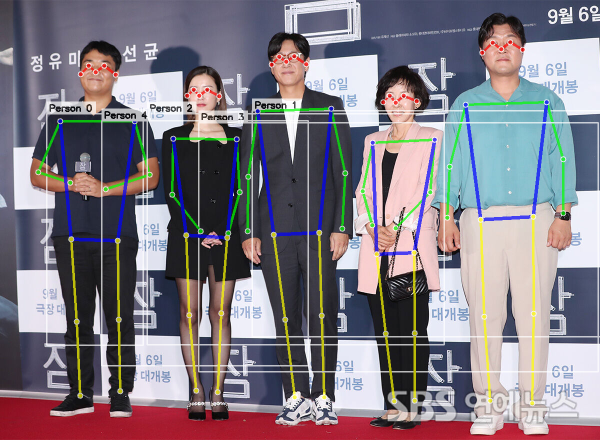
#> input picture personal_folder/najunghyun/image/260123_skeleton.png, 1200 x 880 px (shown at 1/2 size)
$ python -i visualize.py   (imports and definitions only)   (Python 2 division)
#> lines starting #> are read from the running program, lines starting #| are printed output that depends on the picture
# AI/services/pose-estimation/app/utils/visualize.py
"""스켈레톤 시각화 유틸리티 - 신체 부위별 색상 구분"""

"""
'face': 빨강        # 얼굴 (코, 눈, 귀)
'upper_body': 초록  # 상체 (어깨, 팔꿈치, 손목)
'torso': 파랑       # 몸통 (어깨-골반 연결)
'lower_body': 노랑  # 하체 (골반, 무릎, 발목)

얼굴: 3px (가늘게)
상체/하체: 4px (중간)
몸통: 5px (굵게, 중심 강조)
"""
import cv2
import numpy as np
from PIL import Image

# ============================================================================
# 설정 상수
# ============================================================================

# 신체 부위별 스켈레톤 연결 그룹
SKELETON_PARTS = {
    'face': [
        (0, 1), (0, 2),  # nose - eyes
        (1, 3), (2, 4),  # eyes - ears
    ],
    'upper_body': [
        (5, 6),          # shoulders
        (5, 7), (7, 9),  # left arm
        (6, 8), (8, 10), # right arm
    ],
    'torso': [
        (5, 11), (6, 12),  # shoulders - hips
        (11, 12),          # hip connection
    ],
    'lower_body': [
        (11, 13), (13, 15),  # left leg
        (12, 14), (14, 16),  # right leg
    ],
}

# 부위별 색상 (BGR 형식)
PART_COLORS = {
    'face': (0, 0, 255),        # 빨강
    'upper_body': (0, 255, 0),  # 초록
    'torso': (255, 0, 0),       # 파랑
    'lower_body': (0, 255, 255),# 노랑
}

# 부위별 선 두께
PART_THICKNESS = {
    'face': 3,
    'upper_body': 4,
    'torso': 5,
    'lower_body': 4,
}

# 키포인트 이름 순서 (ViTPose 모델이 반환하는 실제 이름)
KEYPOINT_NAMES = [
    "Nose", "L_Eye", "R_Eye", "L_Ear", "R_Ear",
    "L_Shoulder", "R_Shoulder", "L_Elbow", "R_Elbow",
    "L_Wrist", "R_Wrist", "L_Hip", "R_Hip",
    "L_Knee", "R_Knee", "L_Ankle", "R_Ankle"
]

# 키포인트 -> 부위 매핑 (자동 생성)
def _build_keypoint_part_mapping():
    """스켈레톤 연결 정보로부터 키포인트-부위 매핑 생성"""
    mapping = {}
    for part_name, connections in SKELETON_PARTS.items():
        for start_idx, end_idx in connections:
            mapping[start_idx] = part_name
            mapping[end_idx] = part_name
    return mapping

KEYPOINT_TO_PART = _build_keypoint_part_mapping()

# 시각화 설정
KEYPOINT_THRESHOLD = 0.1
BBOX_COLOR = (255, 255, 255)  # 흰색
BBOX_THICKNESS = 2
KEYPOINT_RADIUS = 6
KEYPOINT_INNER_RADIUS = 4
KEYPOINT_OUTLINE_COLOR = (255, 255, 255)
OVERLAY_ALPHA = 0.7  # 투명도

# ============================================================================
# 시각화 함수
# ============================================================================

def draw_skeleton(
    image: Image.Image,
    results: list[dict],
    keypoint_threshold: float = KEYPOINT_THRESHOLD,
    show_bbox: bool = True,
    show_keypoints: bool = True,
    show_frame: bool = True
) -> Image.Image:
    """
    이미지에 색상 구분된 스켈레톤 시각화

    Args:
        image: PIL 이미지
        results: detect() 반환값
        keypoint_threshold: 키포인트 표시 최소 신뢰도
        show_bbox: 바운딩 박스 그리기 여부 (RT-DETR bbox 사용)
        show_keypoints: 키포인트 그리기 여부
        show_frame: 스켈레톤 그리기 여부

    Returns:
        스켈레톤이 그려진 PIL 이미지
    """
    # PIL -> OpenCV (RGB -> BGR)
    img = cv2.cvtColor(np.array(image), cv2.COLOR_RGB2BGR)

    # 반투명 오버레이를 위한 레이어
    overlay = img.copy()

    for person in results:
        keypoints = person["keypoints"]

        # 키포인트를 dict로 변환 (name -> {x, y, score})
        kp_dict = {kp["name"]: kp for kp in keypoints}

        # 1. 바운딩 박스 그리기 (RT-DETR bbox 사용)
        if show_bbox:
            _draw_bbox(overlay, person)

        # 2. 색상 구분된 스켈레톤 그리기
        if show_frame:
            _draw_skeleton_lines(overlay, kp_dict, keypoint_threshold)

        # 3. 키포인트 그리기 (부위별 색상)
        if show_keypoints:
            _draw_keypoints(overlay, keypoints, keypoint_threshold)

    # 오버레이 블렌딩 (약간 투명하게)
    img = cv2.addWeighted(overlay, OVERLAY_ALPHA, img, 1 - OVERLAY_ALPHA, 0)

    # OpenCV -> PIL (BGR -> RGB)
    return Image.fromarray(cv2.cvtColor(img, cv2.COLOR_BGR2RGB))


# [82 lines left out: functions _draw_bbox, _draw_skeleton_lines, _draw_keypoints, not called in this run]


# ============================================================================
# 역할별 시각화 (부모/아이 구분)
# ============================================================================

# 역할별 색상 정의 (BGR)
ROLE_COLORS = {
    "parent": {
        "primary": (255, 150, 0),     # 파란색 계열
        "secondary": (255, 200, 100), # 하늘색
        "label_bg": (200, 100, 0),    # 진한 파랑
    },
    "child": {
        "primary": (0, 128, 255),     # 주황색 계열
        "secondary": (0, 200, 255),   # 노란색
        "label_bg": (0, 80, 200),     # 진한 주황
    }
}


# [253 lines left out: functions draw_skeleton_with_role, _draw_bbox_with_role, _draw_skeleton_lines_with_role, _draw_keypoints_with_role, draw_multi_person_skeleton, _draw_child_face_box, not called in this run]

>>> import cv2
>>> picture = cv2.imread('../../../../../personal_folder/najunghyun/image/260123_skeleton.png', cv2.IMREAD_GRAYSCALE)
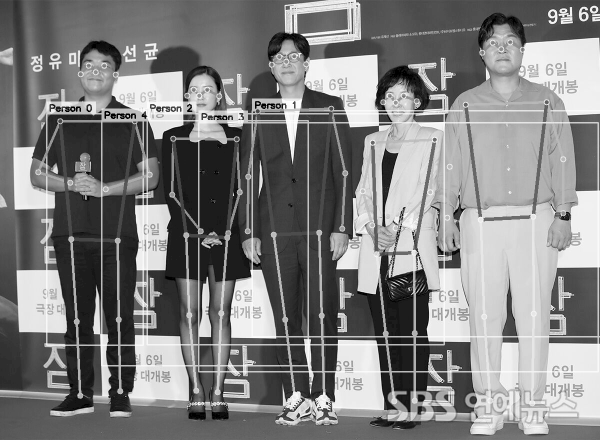
#> picture: shape (880, 1200) (shown at 1/2 size); min 0, max 255, mean 128.4
>>> result = draw_skeleton(picture, 'out.png')
#> (the run stopped early here; a loop or call above may not have finished)
